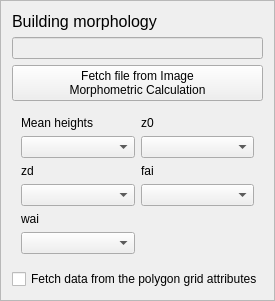
    <widget class="QFrame" name="frame">
     <property name="frameShape">
      <enum>QFrame::StyledPanel</enum>
     </property>
     <property name="frameShadow">
      <enum>QFrame::Raised</enum>
     </property>
     <layout class="QGridLayout" name="gridLayout_19">
      <item row="0" column="0">
       <widget class="QLabel" name="label_12">
        <property name="text">
         <string>&lt;!DOCTYPE HTML PUBLIC &quot;-//W3C//DTD HTML 4.0//EN&quot; &quot;http://www.w3.org/TR/REC-html40/strict.dtd&quot;&gt;
&lt;html&gt;&lt;head&gt;&lt;meta name=&quot;qrichtext&quot; content=&quot;1&quot; /&gt;&lt;style type=&quot;text/css&quot;&gt;
p, li { white-space: pre-wrap; }
&lt;/style&gt;&lt;/head&gt;&lt;body style=&quot; font-family:'MS Shell Dlg 2'; font-size:8pt; font-weight:400; font-style:normal;&quot;&gt;
&lt;p style=&quot; margin-top:0px; margin-bottom:0px; margin-left:0px; margin-right:0px; -qt-block-indent:0; text-indent:0px;&quot;&gt;&lt;span style=&quot; font-size:12pt;&quot;&gt;Building morphology&lt;/span&gt;&lt;/p&gt;&lt;/body&gt;&lt;/html&gt;</string>
        </property>
       </widget>
      </item>
      <item row="1" column="0">
       <widget class="QLineEdit" name="textInputIMPData">
        <property name="enabled">
         <bool>false</bool>
        </property>
       </widget>
      </item>
      <item row="2" column="0">
       <widget class="QPushButton" name="pushButtonImportIMPBuild">
        <property name="enabled">
         <bool>true</bool>
        </property>
        <property name="text">
         <string>Fetch file from Image 
Morphometric Calculation</string>
        </property>
       </widget>
      </item>
      <item row="3" column="0">
       <widget class="QFrame" name="IMP_Frame">
        <property name="frameShape">
         <enum>QFrame::NoFrame</enum>
        </property>
        <property name="frameShadow">
         <enum>QFrame::Sunken</enum>
        </property>
        <property name="lineWidth">
         <number>1</number>
        </property>
        <layout class="QGridLayout" name="gridLayout_6">
         <item row="1" column="2">
          <widget class="QComboBox" name="IMP_z0"/>
         </item>
         <item row="0" column="1">
          <widget class="QLabel" name="label_29">
           <property name="text">
            <string>Mean heights</string>
           </property>
          </widget>
         </item>
         <item row="1" column="1">
          <widget class="QComboBox" name="IMP_mean"/>
         </item>
         <item row="2" column="1">
          <widget class="QLabel" name="label_30">
           <property name="text">
            <string>zd</string>
           </property>
          </widget>
         </item>
         <item row="3" column="2">
          <widget class="QComboBox" name="IMP_fai"/>
         </item>
         <item row="3" column="1">
          <widget class="QComboBox" name="IMP_zd"/>
         </item>
         <item row="2" column="2">
          <widget class="QLabel" name="label_34">
           <property name="text">
            <string>fai</string>
           </property>
          </widget>
         </item>
         <item row="0" column="2">
          <widget class="QLabel" name="label_33">
           <property name="text">
            <string>z0</string>
           </property>
          </widget>
         </item>
         <item row="5" column="1">
          <widget class="QComboBox" name="IMP_wai"/>
         </item>
         <item row="4" column="1">
          <widget class="QLabel" name="label_38">
           <property name="text">
            <string>wai</string>
           </property>
          </widget>
         </item>
        </layout>
       </widget>
      </item>
      <item row="4" column="0">
       <widget class="QCheckBox" name="IMP_checkBox">
        <property name="text">
         <string>Fetch data from the polygon grid attributes</string>
        </property>
       </widget>
      </item>
     </layout>
    </widget>
